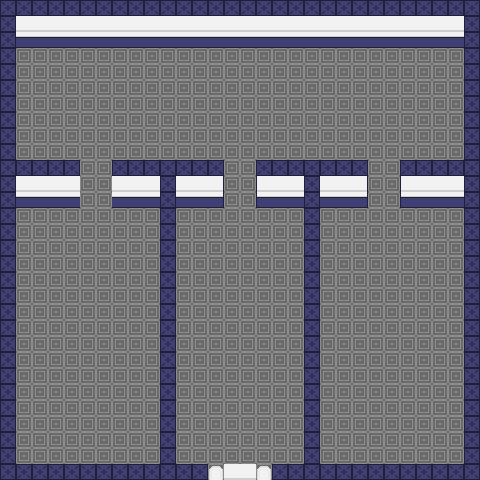

This is a level from a 2D game, rendered from its Tiled map with the project's own tilesets. A one-line summary and the complete map file follow:
An orthogonal 30x30 tile map with 16x16 px tiles, 2 tile layers (hq floor, hq walls), 3 tilesets and 7 objects (hqdoor1, elysia, orin, kaelen, selena, ...).

<map version="1.10" tiledversion="1.11.2" orientation="orthogonal" renderorder="right-down" width="30" height="30" tilewidth="16" tileheight="16" infinite="0" nextlayerid="7" nextobjectid="21">
 <editorsettings>
  <export target="hq_interiors_v2.tmj" format="json" />
 </editorsettings>
 <tileset firstgid="1" name="bug" tilewidth="16" tileheight="16" tilecount="4" columns="4">
  <image source="../assets/sprites/bug/bug.png" width="64" height="16" />
  <tile id="0">
   <animation>
    <frame tileid="0" duration="200" />
    <frame tileid="1" duration="200" />
    <frame tileid="2" duration="200" />
    <frame tileid="3" duration="200" />
   </animation>
  </tile>
 </tileset>
 <tileset firstgid="5" name="hq_floor-sheet" tilewidth="16" tileheight="16" tilecount="2" columns="2">
  <image source="../assets/tilesets/hqinterior/hq_floor-sheet.png" width="32" height="16" />
 </tileset>
 <tileset firstgid="7" name="hqinteriorwall_floor" tilewidth="16" tileheight="16" tilecount="6" columns="6">
  <image source="../assets/tilesets/hqinterior/hqinteriorwall_floor.png" width="96" height="16" />
 </tileset>
 <layer id="1" name="hq floor" width="30" height="30" locked="1">
  <data encoding="csv">
5,5,5,5,5,5,5,5,5,5,5,5,5,5,5,5,5,5,5,5,5,5,5,5,5,5,5,5,5,5,
5,5,5,5,5,5,5,5,5,5,5,5,5,5,5,5,5,5,5,5,5,5,5,5,5,5,5,5,5,5,
5,5,5,5,5,5,5,5,5,5,5,5,5,5,5,5,5,5,5,5,5,5,5,5,5,5,5,5,5,5,
5,5,5,5,5,5,5,5,5,5,5,5,5,5,5,5,5,5,5,5,5,5,5,5,5,5,5,5,5,5,
5,5,5,5,5,5,5,5,5,5,5,5,5,5,5,5,5,5,5,5,5,5,5,5,5,5,5,5,5,5,
5,5,5,5,5,5,5,5,5,5,5,5,5,5,5,5,5,5,5,5,5,5,5,5,5,5,5,5,5,5,
5,5,5,5,5,5,5,5,5,5,5,5,5,5,5,5,5,5,5,5,5,5,5,5,5,5,5,5,5,5,
5,5,5,5,5,5,5,5,5,5,5,5,5,5,5,5,5,5,5,5,5,5,5,5,5,5,5,5,5,5,
5,5,5,5,5,5,5,5,5,5,5,5,5,5,5,5,5,5,5,5,5,5,5,5,5,5,5,5,5,5,
5,5,5,5,5,5,5,5,5,5,5,5,5,5,5,5,5,5,5,5,5,5,5,5,5,5,5,5,5,5,
5,5,5,5,5,5,5,5,5,5,5,5,5,5,5,5,5,5,5,5,5,5,5,5,5,5,5,5,5,5,
5,5,5,5,5,5,5,5,5,5,5,5,5,5,5,5,5,5,5,5,5,5,5,5,5,5,5,5,5,5,
5,5,5,5,5,5,5,5,5,5,5,5,5,5,5,5,5,5,5,5,5,5,5,5,5,5,5,5,5,5,
5,5,5,5,5,5,5,5,5,5,5,5,5,5,5,5,5,5,5,5,5,5,5,5,5,5,5,5,5,5,
5,5,5,5,5,5,5,5,5,5,5,5,5,5,5,5,5,5,5,5,5,5,5,5,5,5,5,5,5,5,
5,5,5,5,5,5,5,5,5,5,5,5,5,5,5,5,5,5,5,5,5,5,5,5,5,5,5,5,5,5,
5,5,5,5,5,5,5,5,5,5,5,5,5,5,5,5,5,5,5,5,5,5,5,5,5,5,5,5,5,5,
5,5,5,5,5,5,5,5,5,5,5,5,5,5,5,5,5,5,5,5,5,5,5,5,5,5,5,5,5,5,
5,5,5,5,5,5,5,5,5,5,5,5,5,5,5,5,5,5,5,5,5,5,5,5,5,5,5,5,5,5,
5,5,5,5,5,5,5,5,5,5,5,5,5,5,5,5,5,5,5,5,5,5,5,5,5,5,5,5,5,5,
5,5,5,5,5,5,5,5,5,5,5,5,5,5,5,5,5,5,5,5,5,5,5,5,5,5,5,5,5,5,
5,5,5,5,5,5,5,5,5,5,5,5,5,5,5,5,5,5,5,5,5,5,5,5,5,5,5,5,5,5,
5,5,5,5,5,5,5,5,5,5,5,5,5,5,5,5,5,5,5,5,5,5,5,5,5,5,5,5,5,5,
5,5,5,5,5,5,5,5,5,5,5,5,5,5,5,5,5,5,5,5,5,5,5,5,5,5,5,5,5,5,
5,5,5,5,5,5,5,5,5,5,5,5,5,5,5,5,5,5,5,5,5,5,5,5,5,5,5,5,5,5,
5,5,5,5,5,5,5,5,5,5,5,5,5,5,5,5,5,5,5,5,5,5,5,5,5,5,5,5,5,5,
5,5,5,5,5,5,5,5,5,5,5,5,5,5,5,5,5,5,5,5,5,5,5,5,5,5,5,5,5,5,
5,5,5,5,5,5,5,5,5,5,5,5,5,5,5,5,5,5,5,5,5,5,5,5,5,5,5,5,5,5,
5,5,5,5,5,5,5,5,5,5,5,5,5,5,5,5,5,5,5,5,5,5,5,5,5,5,5,5,5,5,
5,5,5,5,5,5,5,5,5,5,5,5,5,6,5,5,6,5,5,5,5,5,5,5,5,5,5,5,5,5
</data>
 </layer>
 <layer id="2" name="hq walls" width="30" height="30" locked="1">
  <data encoding="csv">
12,12,12,12,12,12,12,12,12,12,12,12,12,12,12,12,12,12,12,12,12,12,12,12,12,12,12,12,12,12,
12,10,10,10,10,10,10,10,10,10,10,10,10,10,10,10,10,10,10,10,10,10,10,10,10,10,10,10,10,12,
12,8,8,8,8,8,8,8,8,8,8,8,8,8,8,8,8,8,8,8,8,8,8,8,8,8,8,8,8,12,
12,0,0,0,0,0,0,0,0,0,0,0,0,0,0,0,0,0,0,0,0,0,0,0,0,0,0,0,0,12,
12,0,0,0,0,0,0,0,0,0,0,0,0,0,0,0,0,0,0,0,0,0,0,0,0,0,0,0,0,12,
12,0,0,0,0,0,0,0,0,0,0,0,0,0,0,0,0,0,0,0,0,0,0,0,0,0,0,0,0,12,
12,0,0,0,0,0,0,0,0,0,0,0,0,0,0,0,0,0,0,0,0,0,0,0,0,0,0,0,0,12,
12,0,0,0,0,0,0,0,0,0,0,0,0,0,0,0,0,0,0,0,0,0,0,0,0,0,0,0,0,12,
12,0,0,0,0,0,0,0,0,0,0,0,0,0,0,0,0,0,0,0,0,0,0,0,0,0,0,0,0,12,
12,0,0,0,0,0,0,0,0,0,0,0,0,0,0,0,0,0,0,0,0,0,0,0,0,0,0,0,0,12,
12,12,12,12,12,0,0,12,12,12,12,12,12,12,0,0,12,12,12,12,12,12,12,0,0,12,12,12,12,12,
12,10,10,10,10,0,0,10,10,10,12,10,10,11,0,0,2147483659,10,10,12,10,10,11,0,0,2147483659,10,10,10,12,
12,8,8,8,8,0,0,8,8,8,12,8,8,9,0,0,2147483657,8,8,12,8,8,9,0,0,2147483657,8,8,8,12,
12,0,0,0,0,0,0,0,0,0,12,0,0,0,0,0,0,0,0,12,0,0,0,0,0,0,0,0,0,12,
12,0,0,0,0,0,0,0,0,0,12,0,0,0,0,0,0,0,0,12,0,0,0,0,0,0,0,0,0,12,
12,0,0,0,0,0,0,0,0,0,12,0,0,0,0,0,0,0,0,12,0,0,0,0,0,0,0,0,0,12,
12,0,0,0,0,0,0,0,0,0,12,0,0,0,0,0,0,0,0,12,0,0,0,0,0,0,0,0,0,12,
12,0,0,0,0,0,0,0,0,0,12,0,0,0,0,0,0,0,0,12,0,0,0,0,0,0,0,0,0,12,
12,0,0,0,0,0,0,0,0,0,12,0,0,0,0,0,0,0,0,12,0,0,0,0,0,0,0,0,0,12,
12,0,0,0,0,0,0,0,0,0,12,0,0,0,0,0,0,0,0,12,0,0,0,0,0,0,0,0,0,12,
12,0,0,0,0,0,0,0,0,0,12,0,0,0,0,0,0,0,0,12,0,0,0,0,0,0,0,0,0,12,
12,0,0,0,0,0,0,0,0,0,12,0,0,0,0,0,0,0,0,12,0,0,0,0,0,0,0,0,0,12,
12,0,0,0,0,0,0,0,0,0,12,0,0,0,0,0,0,0,0,12,0,0,0,0,0,0,0,0,0,12,
12,0,0,0,0,0,0,0,0,0,12,0,0,0,0,0,0,0,0,12,0,0,0,0,0,0,0,0,0,12,
12,0,0,0,0,0,0,0,0,0,12,0,0,0,0,0,0,0,0,12,0,0,0,0,0,0,0,0,0,12,
12,0,0,0,0,0,0,0,0,0,12,0,0,0,0,0,0,0,0,12,0,0,0,0,0,0,0,0,0,12,
12,0,0,0,0,0,0,0,0,0,12,0,0,0,0,0,0,0,0,12,0,0,0,0,0,0,0,0,0,12,
12,0,0,0,0,0,0,0,0,0,12,0,0,0,0,0,0,0,0,12,0,0,0,0,0,0,0,0,0,12,
12,0,0,0,0,0,0,0,0,0,12,0,0,0,0,0,0,0,0,12,0,0,0,0,0,0,0,0,0,12,
12,12,12,12,12,12,12,12,12,12,12,12,12,6,10,10,6,12,12,12,12,12,12,12,12,12,12,12,12,12
</data>
 </layer>
 <objectgroup id="4" name="door objects">
  <object id="10" name="hqdoor1" x="208.25" y="448.25" width="64" height="16">
   <properties>
    <property name="spawn" value="hqdoor1" />
    <property name="targetScene" value="JScriptoriaScene" />
   </properties>
  </object>
 </objectgroup>
 <objectgroup id="6" name="npc object">
  <object id="16" name="elysia" x="288.5" y="416.75" width="16" height="16">
   <properties>
    <property name="elysia dialogue" value="[&quot;Oh, it's you.&quot;, &quot;This is just a precaution before you venture out on the outskirts of the city.&quot;, &quot;In front of you is a bug the guild members caught.&quot;, &quot;I want you to test it for a debugging battle, and prove that you are capable of handling them.&quot;, &quot;Good luck.&quot;]" />
   </properties>
  </object>
  <object id="17" name="orin" x="208" y="383.667" width="16" height="16">
   <properties>
    <property name="orin dialogue" value="[&quot;Oh, it's you.&quot;, &quot;Let me give you a brief summary.&quot;, &quot;In front of you is a bug the guild members caught.&quot;, &quot;You will show me your skills as a debugger for the your future battles to come.&quot;, &quot;Good luck.&quot;]" />
   </properties>
  </object>
  <object id="18" name="kaelen" x="176.333" y="416" width="16" height="16">
   <properties>
    <property name="kaelen dialogue" value="[&quot;Yo, buddy!&quot;, &quot;This is just a precaution before you venture out on the outskirts of the city.&quot;, &quot;In front of you is a bug that we, the guild members, have caught.&quot;, &quot;It is a struggle, but we want you to test it for a debugging battle, and prove that you are capable of handling them.&quot;, &quot;Good luck buddy!&quot;]" />
   </properties>
  </object>
  <object id="19" name="selena" x="176" y="335.667" width="16" height="16">
   <properties>
    <property name="selena dialogue" value="[&quot;Oh, it's you.&quot;, &quot;As you can see, we are here to witness your skills as a debugger.&quot;, &quot;Now in front of you is a bug the guild members caught.&quot;, &quot;Like everyone said, debug it and win.&quot;, &quot;Good luck.&quot;]" />
   </properties>
  </object>
  <object id="20" name="mira" x="256.333" y="320" width="16" height="16">
   <properties>
    <property name="mira dialogue" value="[&quot;Oh, it's you.&quot;, &quot;I always get worried whenever you go.&quot;, &quot;So, in front of you is a bug the guild members caught.&quot;, &quot;Do your best as a debugger and make us proud.&quot;, &quot;Good luck.&quot;]" />
   </properties>
  </object>
 </objectgroup>
 <objectgroup id="3" name="bug objects">
  <object id="12" name="sample bug" gid="1" x="208.083" y="241.167" width="16" height="16" />
 </objectgroup>
</map>
